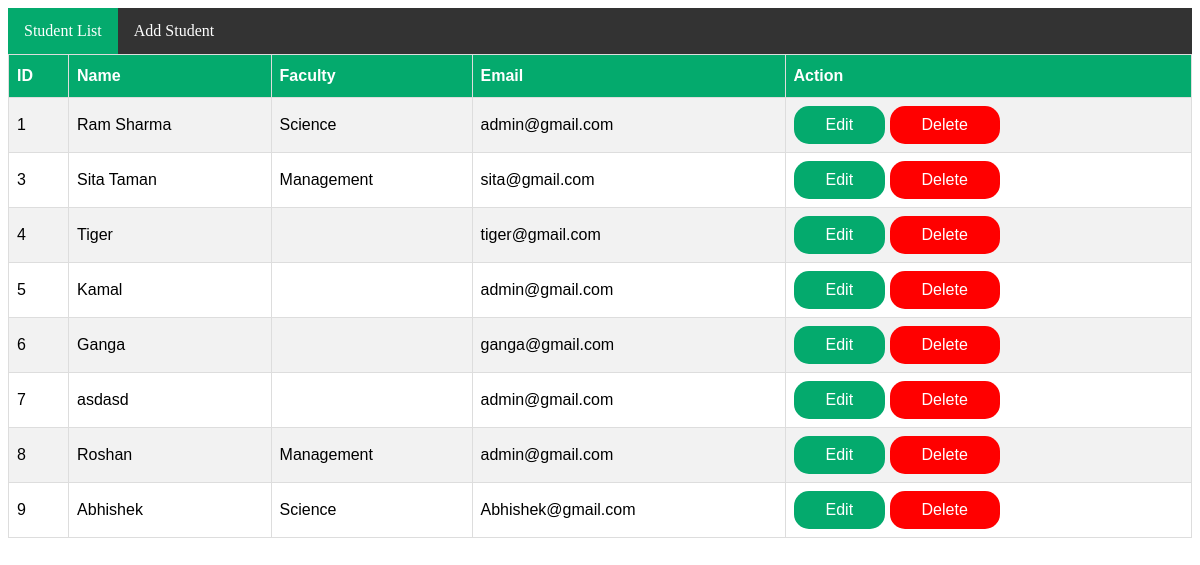
The page / on the database its author committed.
### tables this page shows
CREATE TABLE `userinfo` (
  `id` int(11) NOT NULL,
  `name` varchar(50) NOT NULL,
  `email` varchar(50) NOT NULL,
  `password` varchar(50) NOT NULL,
  `faculty` varchar(50) NOT NULL
);

### index.php (the view, shortened to what this page needs)
<?php
require_once('header.php');
?>
<table id="customers">
    <tr>
        <th>ID</th>
        <th>Name</th>
        <th>Faculty</th>
        <th>Email</th>
        <th>Action</th>
    </tr>
    <?php
    $sql="Select * from userinfo";
    $result=mysqli_query($connect,$sql);
    while($row = mysqli_fetch_assoc($result)){
    ?>
    <tr>
        <td>
            <?php
                echo $row['id'];
            ?>
        </td>
        <td>
            <?php
                echo $row['name'];
            ?>
        </td>
        <td>
            <?php
                echo $row['faculty'];
            ?>
        </td>
        <td>
            <?php
                echo $row['email'];
            ?>
            </td>
        <td>
            <a class="button button-green" href="edit.php?id=<?php echo $row['id'];?>">Edit</a>
            <a class="button button-red"  href="delete.php?id=<?php echo $row['id'];?>">Delete</a></td>
    </tr>
    <?php
    }
    ?>
</table>
<?php
require_once('footer.php');
?>

### header.php (shortened to what this page needs)
<!DOCTYPE html>
<html lang="en">
<head>
    <link rel="stylesheet" href="style.css">
</head>
<body>
<ul>
  <li><a  class="active" href="index.php">Student List</a></li>
  <li><a href="add_student.php">Add Student</a></li>
</ul>

### footer.php
</body>
</html>

### style.css (style rules this page uses)
ul { list-style-type: none; margin: 0; padding: 0; overflow: hidden; background-color: #333; }
li { float: left; }
li a { display: block; color: white; text-align: center; padding: 14px 16px; text-decoration: none; }
.active { background-color: #04AA6D; }
#customers { font-family: Arial, Helvetica, sans-serif; border-collapse: collapse; width: 100%; }
#customers td, #customers th { border: 1px solid #ddd; padding: 8px; }
#customers tr:nth-child(even) { background-color: #f2f2f2; }
#customers th { padding-top: 12px; padding-bottom: 12px; text-align: left; background-color: #04AA6D; color: white; }
.button { border: none; color: white; padding: 10px 32px; text-align: center; text-decoration: none; display: inline-block; font-size: 16px; border-radius: 15px; cursor: pointer; }
.button-green { background: #04AA6D; }
.button-red { background: red; }

### rows shown on the page
userinfo: id "1", name "Ram Sharma", faculty "Science", email "admin@gmail.com"
userinfo: id "3", name "Sita Taman", faculty "Management", email "sita@gmail.com"
userinfo: id "4", name "Tiger", email "tiger@gmail.com"
userinfo: id "5", name "Kamal", email "admin@gmail.com"
userinfo: id "6", name "Ganga", email "ganga@gmail.com"
userinfo: id "7", name "asdasd", email "admin@gmail.com"
userinfo: id "8", name "Roshan", faculty "Management", email "admin@gmail.com"
userinfo: id "9", name "Abhishek", faculty "Science", email "Abhishek@gmail.com"
